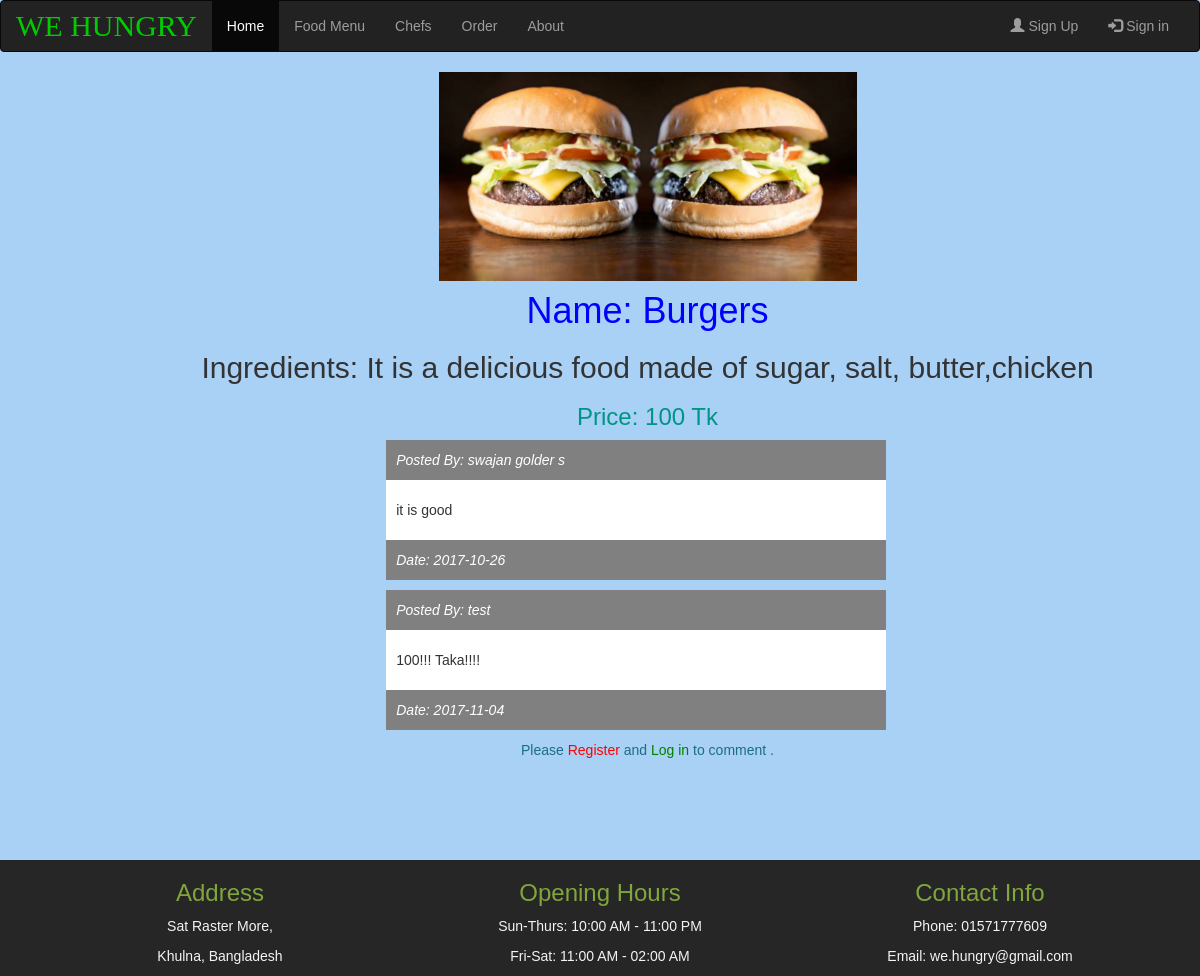
The app's page /food-review.php?foodId=3 with its own data.
### tables this page shows
CREATE TABLE `foodmenu` (
  `id` int(11) NOT NULL,
  `name` varchar(255) NOT NULL,
  `foodimage` varchar(255) NOT NULL,
  `ingredients` text NOT NULL,
  `price` int(11) NOT NULL,
  `type` varchar(255) NOT NULL
);

CREATE TABLE `feedback` (
  `id` int(11) NOT NULL,
  `comment` text NOT NULL,
  `customerid` int(11) NOT NULL,
  `foodid` int(11) NOT NULL,
  `date` date NOT NULL
);

CREATE TABLE `customer` (
  `id` int(11) NOT NULL,
  `fullname` varchar(255) NOT NULL,
  `username` varchar(255) NOT NULL,
  `password` varchar(255) NOT NULL,
  `address` text NOT NULL,
  `contact` varchar(255) NOT NULL,
  `visits` int(10) NOT NULL
);

### src/database.php (called while the page is built, shortened)
<?php
function db_select($query){
    $con = db_connect();
    $rows = $con->query($query);
    $data=[];
    if($rows==null){
        echo "Database query failed";
        return $data;
    }else {
        $rows = $rows->fetch_all(MYSQLI_BOTH);
        foreach ($rows as $row){
            array_push($data,$row);
        }
    }
    return $data;
}
function db_connect(){
    $serverName="localhost";
    $userName="root";
    $password="";
    $dbName="resturant";
    $con= new mysqli($serverName,$userName,$password,$dbName);
    if($con->connect_errno){
        die("coonection failed".$con->connect_error);
    }else {
        return $con;
    }
}

### Public/food-review.php (the view, shortened to what this page needs)
<?php
include_once '../layout/header.php';
require_once '../src/database.php';
$foodId=$_GET['foodId'];
$query="select name,ingredients,price,foodimage from foodmenu WHERE id='".$foodId."'";
$foods=db_select($query);
$query="select feedback.id,comment,customer.fullname,date from feedback,customer where foodid='".$foodId."' and feedback.customerid=customer.id";
$output=db_select($query);
?>
<div class="">
    <form action="food-review.php?foodId=<?= $foodId ?>" id="form1" method="POST" enctype="multipart/form-data">
       <div class="col-md-offset-1">
           <img src="<?=$foods[0]['foodimage']?>" class="img-responsive" >
           <h1>Name: <?= $foods[0]['name']?></h1>
           <h2>Ingredients: <?= $foods[0]['ingredients']?></h2>
           <h3 style=" color:#009486;">Price: <?= $foods[0]['price']?> Tk</h3>
           <?php foreach ($output as $item):?>
               <div class="col-md-offset-3">
                   <div class="comment_div">
                       <p class="name">
                           <span> Posted By: <?php echo $item['fullname'];?></span>
                       </p>
                       <p class="comment"><?php echo $item['comment'];?></p>
                       <p class="time">Date: <?php echo  $item['date']?></p>
                   </div>
               </div>
           <?php endforeach; ?>
           <?php if(!isset($_SESSION['username'])){?>
               <span style="color: #1B6D85">Please <a style="color: red" href="../Public/registration.php">Register</a> and <a style="color: green" href="../Public/login.php">Log in</a> to comment .</span>
           <?php }?>
       </div>
    </form>
</div>
<?php
include_once '../layout/footer.php';
?>

### Public/food-review.php (style rules this page uses)
img { display: block; margin: auto; width: 40%; }
body { text-align:center; font-family:helvetica; background-color:#A9D0F5; }
h1 { color:blue; text-align:center; margin-top:10px; }
.comment_div { width:500px; background-color:white; margin-top:10px; text-align:left; }
.comment_div .name { font-style:italic; padding:10px; background-color:grey; color:white; text-align:left; }
.comment_div .comment { padding:10px; }
.comment_div .time { font-style:italic; padding:10px; background-color:grey; color:white; text-align:left; }
a { cursor: pointer; }

### records on screen
foodmenu: foodimage (picture), name "Burgers", ingredients "It is a delicious food made of sugar, salt, butter,chicken", price "100"
feedback: customerid.fullname "swajan golder s", comment "it is good", date "2017-10-26"
feedback: customerid.fullname "test", comment "100!!! Taka!!!!", date "2017-11-04"
